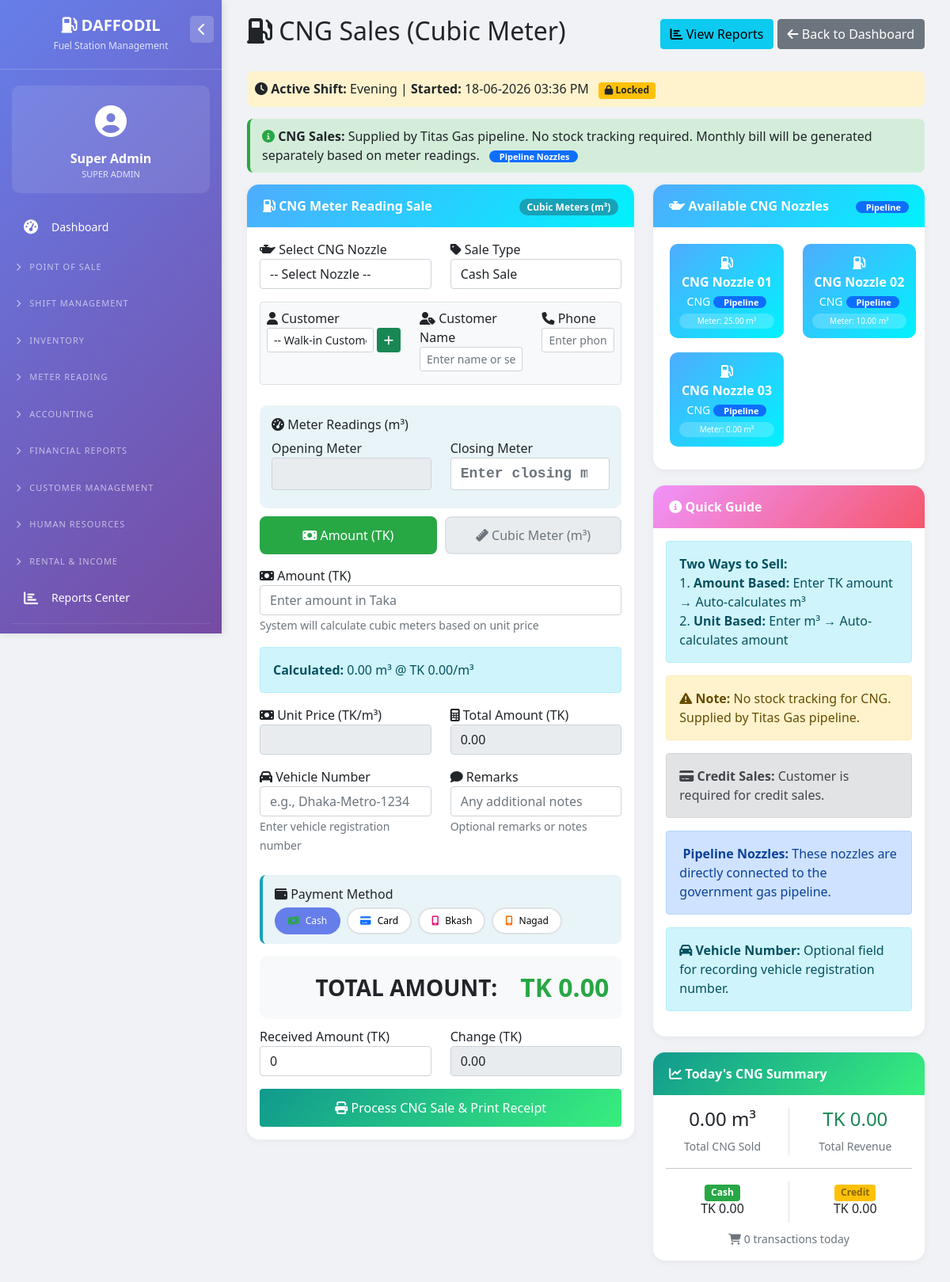
The app's page /gas_sales.php (signed in), older data.
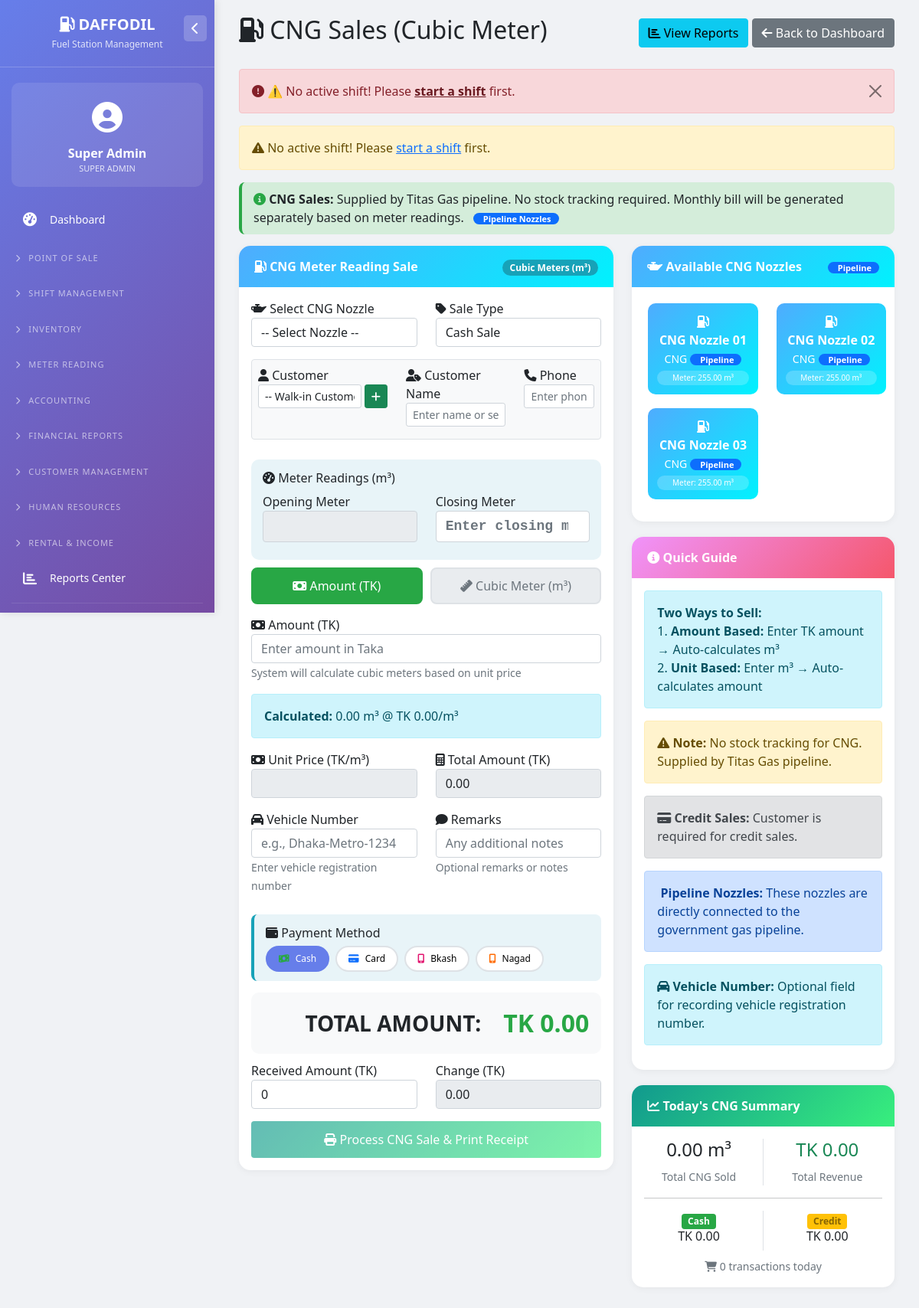
The same page, newer data.
### tables this page shows
CREATE TABLE `shift_closing` (
  `id` int(11) NOT NULL,
  `shift_id` int(11) NOT NULL,
  `shift_date` date NOT NULL,
  `opening_time` datetime DEFAULT NULL,
  `closing_time` datetime DEFAULT NULL,
  `opened_by` int(11) DEFAULT NULL,
  `closed_by` int(11) DEFAULT NULL,
  `total_cash_sales` decimal(15,2) DEFAULT 0.00,
  `total_credit_sales` decimal(15,2) DEFAULT 0.00,
  `total_advance_sales` decimal(15,2) DEFAULT 0.00,
  `total_gas_sales` decimal(15,2) DEFAULT 0.00,
  `total_liquid_sales` decimal(12,2) DEFAULT 0.00,
  `total_cng_sales` decimal(12,2) DEFAULT 0.00,
  `total_all_sales` decimal(12,2) DEFAULT 0.00,
  `total_receipts` decimal(15,2) DEFAULT 0.00,
  `total_payments` decimal(15,2) DEFAULT 0.00,
  `net_cash` decimal(15,2) DEFAULT 0.00,
  `notes` text DEFAULT NULL,
  `closing_notes` text DEFAULT NULL,
  `status` enum('open','closed','verified') DEFAULT 'open',
  `closed_at` timestamp NULL DEFAULT NULL,
  `opening_cash` decimal(15,2) DEFAULT 0.00,
  `opening_plc_count` decimal(15,2) DEFAULT 0.00,
  `closing_plc_count` decimal(15,2) DEFAULT 0.00,
  `plc_difference` decimal(15,2) DEFAULT 0.00
);

CREATE TABLE `shift_schedule` (
  `id` int(11) NOT NULL,
  `shift_name` varchar(50) NOT NULL,
  `start_time` time NOT NULL,
  `end_time` time NOT NULL,
  `is_active` tinyint(1) DEFAULT 1,
  `created_at` timestamp NOT NULL DEFAULT current_timestamp()
);

CREATE TABLE `nozzles` (
  `id` int(11) NOT NULL,
  `nozzle_name` varchar(50) NOT NULL,
  `tank_id` int(11) DEFAULT NULL,
  `product_id` int(11) DEFAULT NULL,
  `opening_meter` decimal(10,2) DEFAULT 0.00,
  `closing_meter` decimal(10,2) DEFAULT 0.00,
  `is_active` tinyint(1) DEFAULT 1,
  `is_pipeline` tinyint(1) DEFAULT 0,
  `pipeline_source` varchar(100) DEFAULT 'Titas Gas',
  `unit_type` enum('liters','cubic_meters','kilograms') DEFAULT 'liters',
  `meter_type` enum('liters','units') DEFAULT 'liters',
  `last_meter_reading` decimal(10,2) DEFAULT 0.00
);

CREATE TABLE `fuel_products` (
  `id` int(11) NOT NULL,
  `product_name` enum('Diesel','Petrol','Octane','CNG','LPG','Natural Gas') NOT NULL,
  `product_code` varchar(50) DEFAULT NULL,
  `unit_price` decimal(10,2) NOT NULL,
  `purchase_rate` decimal(10,2) NOT NULL,
  `vat_percentage` decimal(5,2) DEFAULT 0.00,
  `tax_percentage` decimal(5,2) DEFAULT 0.00,
  `is_active` tinyint(1) DEFAULT 1,
  `unit_type` enum('liters','cubic_meters','kilograms') DEFAULT 'liters',
  `conversion_rate` decimal(10,4) DEFAULT 1.0000
);

### gas_sales.php (the view, shortened to what the changed rows need)
<?php
require_once 'config/database.php';
$error = '';
$stmt = $pdo->query("
    SELECT sc.*, sh.shift_name
    FROM shift_closing sc
    JOIN shift_schedule sh ON sc.shift_id = sh.id
    WHERE sc.status = 'open'
    ORDER BY sc.id DESC
    LIMIT 1
");
$active_shift = $stmt->fetch();
if(!$active_shift) {
    $error = "⚠️ No active shift! Please <a href='shift_closing.php' class='alert-link'>start a shift</a> first.";
}
$cng_nozzles = $pdo->query("
    SELECT
        n.*,
        p.product_name,
        p.unit_price
    FROM nozzles n
    JOIN fuel_products p ON n.product_id = p.id
    WHERE p.product_name IN ('CNG', 'Natural Gas')
    AND n.is_active = 1
    AND n.is_pipeline = 1
    ORDER BY n.nozzle_name
")->fetchAll();
?>
<!DOCTYPE html>
<html lang="en">
<head>
    <link href="https://cdn.jsdelivr.net/npm/bootstrap@5.1.3/dist/css/bootstrap.min.css" rel="stylesheet">
    <link rel="stylesheet" href="https://cdnjs.cloudflare.com/ajax/libs/font-awesome/6.4.0/css/all.min.css">
</head>
<body>
    <?php include 'left_menu.php'; ?>
    <div class="main-content">
        <div class="container-fluid">
            <div class="d-flex justify-content-between align-items-center mb-4">
                <h2><i class="fas fa-gas-pump"></i> CNG Sales (Cubic Meter)</h2>
                <div>
                </div>
            </div>
            <?php if($error): ?>
                <div class="alert alert-danger alert-dismissible fade show">
                    <i class="fas fa-exclamation-circle"></i> <?php echo $error; ?>
                    <button type="button" class="btn-close" data-bs-dismiss="alert"></button>
                </div>
            <?php endif; ?>
            <?php if($active_shift): ?>
            <div class="shift-info">
                <i class="fas fa-clock"></i>
                <strong>Active Shift:</strong> <?php echo $active_shift['shift_name']; ?> |
                <strong>Started:</strong> <?php echo date('d-m-Y h:i A', strtotime($active_shift['opening_time'])); ?>
                <span class="badge bg-warning text-dark ms-2"><i class="fas fa-lock"></i> Locked</span>
            </div>
            <?php else: ?>
            <div class="alert alert-warning">
                <i class="fas fa-exclamation-triangle"></i>
                No active shift! Please <a href="shift_closing.php">start a shift</a> first.
            </div>
            <?php endif; ?>
            <div class="cng-info">
                <i class="fas fa-info-circle"></i>
                <strong>CNG Sales:</strong> Supplied by Titas Gas pipeline. No stock tracking required.
                Monthly bill will be generated separately based on meter readings.
                <span class="badge pipeline-badge ms-2"><i class="fas fa-pipe"></i> Pipeline Nozzles</span>
            </div>
            <div class="row">
                <div class="col-md-7">
                </div>
                <div class="col-md-5">
                    <div class="cng-card">
                        <div class="card-body p-3">
                            <div class="row">
                                <?php if(empty($cng_nozzles)): ?>
                                    <div class="col-12">
                                        <div class="alert alert-info text-center">
                                            <i class="fas fa-info-circle"></i> No CNG pipeline nozzles configured.<br>
                                            <small>Please add CNG pipeline nozzles in <strong>Settings → Nozzles & Pipelines</strong>.<br>
                                            Make sure to check the <strong>"Pipeline Nozzle (CNG)"</strong> option.</small>
                                        </div>
                                    </div>
                                <?php else: ?>
                                    <?php foreach($cng_nozzles as $nozzle): ?>
                                        <div class="col-6 mb-2">
                                            <button type="button" class="nozzle-btn quick-nozzle"
                                                    data-id="<?php echo $nozzle['id']; ?>"
                                                    data-product-id="<?php echo $nozzle['product_id']; ?>"
                                                    data-price="<?php echo $nozzle['unit_price']; ?>"
                                                    data-current-meter="<?php echo $nozzle['closing_meter'] ?? 0; ?>"
                                                    data-nozzle-name="<?php echo $nozzle['nozzle_name']; ?>">
                                                <i class="fas fa-gas-pump"></i><br>
                                                <strong><?php echo htmlspecialchars($nozzle['nozzle_name']); ?></strong><br>
                                                <small><?php echo $nozzle['product_name']; ?></small>
                                                <span class="badge pipeline-badge mt-1"><i class="fas fa-pipe"></i> Pipeline</span>
                                                <span class="d-block mt-1" style="font-size:10px; background:rgba(255,255,255,0.2); padding:2px 6px; border-radius:12px;">
                                                    Meter: <?php echo number_format($nozzle['closing_meter'] ?? 0, 2); ?> m³
                                                </span>
                                            </button>
                                        </div>
                                    <?php endforeach; ?>
                                <?php endif; ?>
                            </div>
                        </div>
                    </div>
                </div>
            </div>
        </div>
    </div>
</body>
</html>

Row changes from the older to the newer data that the page shows:
no longer on this page (row edited): shift_closing: shift_schedule.shift_name "Evening", opening_time "18-06-2026 03:36 PM"
changed nozzles "CNG Nozzle 01": closing_meter "25.00" → "255.00"
changed nozzles "CNG Nozzle 02": closing_meter "10.00" → "255.00"
changed nozzles "CNG Nozzle 03": closing_meter "0.00" → "255.00"
Text that changed along with them:
text no longer shown: "Active Shift: | Started: Locked"
text now shown: "⚠️ No active shift! Please start a shift first. No active shift! Please start a shift first."
